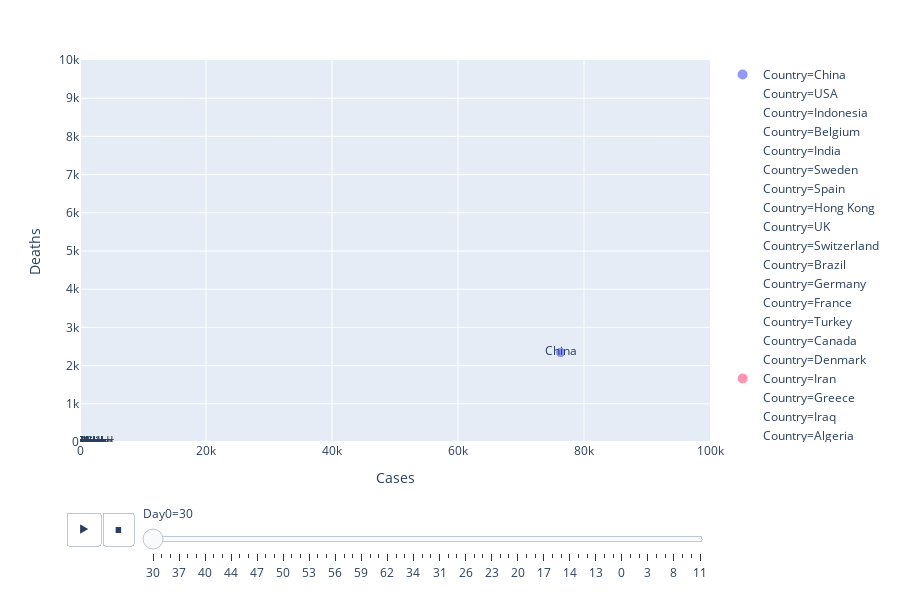

The cell this chart's notebook holds for it:
### Code cell
fig = px.scatter(df, x="Cases", y="Deaths", animation_frame="Day0",
           size="Daily Deaths", color="Country", hover_name="Country",animation_group="Country",text="Country",
                 range_x=[0,100000], range_y=[0,10000],trendline='ols')
fig.show()
